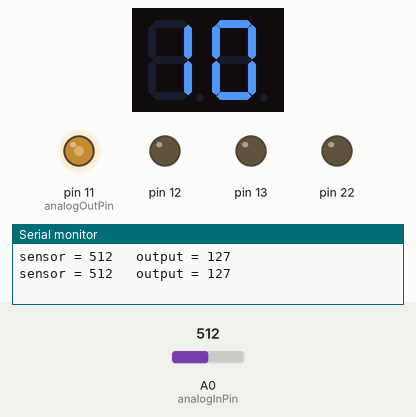
Simulated run of this sketch. Board: Arduino Uno, built with avr-gcc and run on an emulated ATmega328P. On the bench: 2-digit seven-segment display, output pins drawn as LEDs (lit = HIGH), the last lines printed to the serial monitor. Wiring (inferred from the names in the program): 2-digit 7-segment display, segments lit when LOW: segments pin 2, pin 3, pin 4, pin 5, pin 6, pin 7, pin 8; digit selects pin 9, pin 10. Inputs (shaded band) come from the test bench; at power-on: A0 (analogInPin) = 512. The segment pins are drawn as the display they are named for; pins used as bus, display or sensor lines are not drawn.

Above: at 2.4 s.
2.5 s: A0 (analogInPin) set to 716
At 4.3 s:
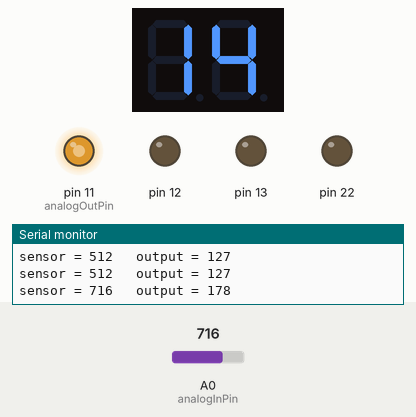
4.7 s: A0 (analogInPin) set to 936
At 6.3 s:
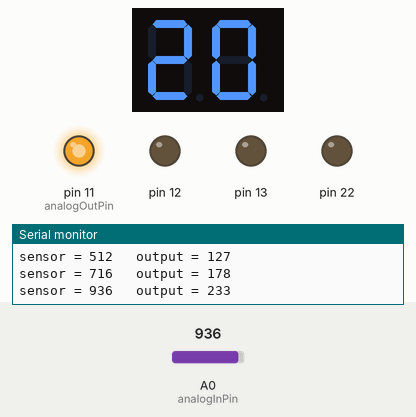
6.9 s: A0 (analogInPin) set to 241
At 9.0 s:
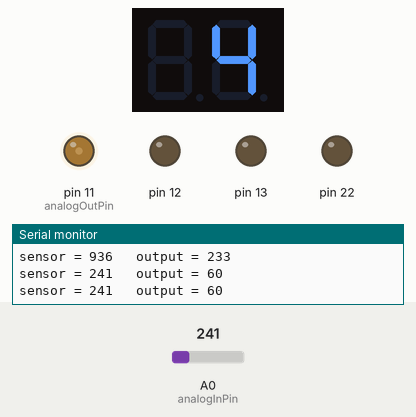
9.6 s: A0 (analogInPin) set to 0
At 10.2 s:
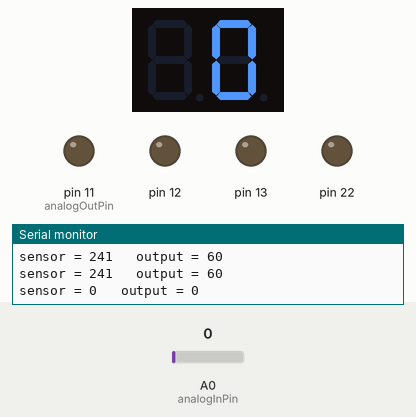
Timing chart, 0 to 12.6 s (numbered marks = the images above; inputs shaded):
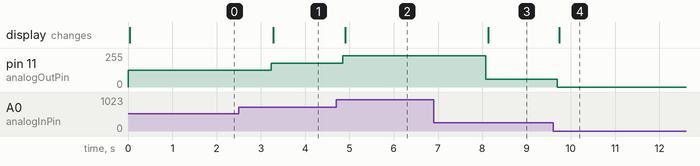

Measured:
- after the input at 2.5 s, pin 11 (analogOutPin): 127/255 → 178/255 after 0.73 s; the display: changes after 0.78 s (image 1)
- after the input at 4.7 s, pin 11 (analogOutPin): 178/255 → 233/255 after 0.15 s; the display: changes after 0.20 s (image 2)
- after the input at 6.9 s, pin 11 (analogOutPin): 233/255 → 60/255 after 1.2 s; the display: changes after 1.2 s (image 3)
- after the input at 9.6 s, pin 11 (analogOutPin): 60/255 → 0/255 after 0.09 s; the display: changes after 0.14 s (image 4)

The sketch:

ldr_display_copy_20230201134626.ino
```cpp
const int analogInPin = A0;  // Analog input pin that the potentiometer is attached to
const int analogOutPin = 11;  // Analog output pin that the LED is attached to

int sensorValue = 0;  // value read from the pot
int outputValue = 0;  // value output to the PWM (analog out)

int valor=0;
const int pins[7] = { 2, 3, 4, 5, 6, 7, 8 };

//Declaramos los numeros para el ánodo común
const byte numbersDisplayAnode[10] = {0b1000000,     //0
                            0b1111001,          //1
                            0b0100100,          //2
                            0b0110000,          //3
                            0b0011001,          //4
                            0b0010010,          //5
                            0b0000010,          //6
                            0b1111000,          //7
                            0b0000000,          //8
                            0b0010000};         //9

const int nbrDigits = 2;
//                         digits 1   2
const int digitPins[nbrDigits] = {9,10};

void setup() {
  Serial.begin(9600);
    for(int i = 0; i < 8; i++) {
    pinMode(pins[i], OUTPUT);
    }

    for(int i = 0; i < nbrDigits; i++) {
    pinMode(digitPins[i], OUTPUT);
    }
}

void loop() {
  // read the analog in value:
  sensorValue = analogRead(analogInPin);
  // map it to the range of the analog out:
  outputValue = map(sensorValue, 0, 1023, 0, 255);
  // change the analog out value:
  analogWrite(analogOutPin, outputValue);

  // print the results to the Serial Monitor:
  Serial.print("sensor = ");
  Serial.print(sensorValue);
  Serial.print("\t output = ");
  Serial.println(outputValue);

// Rango 21
  if (sensorValue>926) {
    valor=20;
    }


// Rango 20
  if (sensorValue>901& sensorValue<925 ) {
    valor=19;
    }

// Rango 19
 if (sensorValue>851 & sensorValue<900 ) {
    valor=18;
    }

    // Rango 18
 if (sensorValue>726 & sensorValue<850 ) {
    valor=17;
    }

    // Rango 17
 if (sensorValue>801 & sensorValue<825 ) {
    valor=16;
    }


// Rango 16
 if (sensorValue>751 & sensorValue<800 ) {
    valor=15;
    }

// Rango 15
 if (sensorValue>701 & sensorValue<750 ) {
    valor=14;
    }

// Rango 14
 if (sensorValue>651 & sensorValue<700 ) {
    valor=13;
    }

// Rango 13
 if (sensorValue>601 & sensorValue<650 ) {
    valor=12;
    }
// Rango 12
 if (sensorValue>551 & sensorValue<600 ) {
    valor=11;
    }

// Rango 11
 if (sensorValue>501 & sensorValue<550 ) {
    valor=10;
    }

// Rango 10
 if (sensorValue>451 & sensorValue<500 ) {
    valor=9;
    }

// Rango 9
 if (sensorValue>401 & sensorValue<450 ) {
    valor=8;
    }

// Rango 8
 if (sensorValue>351 & sensorValue<400 ) {
    valor=7;
    }


// Rango 7
 if (sensorValue>301 & sensorValue<350 ) {
    valor=6;
    }

// Rango 6
 if (sensorValue>251 & sensorValue<300 ) {
    valor=5;
    }

// Rango 5
 if (sensorValue>201 & sensorValue<250 ) {
    valor=4;
    }

// Rango 4
 if (sensorValue>151 & sensorValue<200 ) {
    valor=3;
    }

// Rango 3
 if (sensorValue>101 & sensorValue<150 ) {
    valor=2;
    }

// Rango 2
 if (sensorValue>51 & sensorValue<100 ) {
    valor=1;
    }

// Rango 1
    if (sensorValue<50) {
    valor=0;
    }


    for(int i = 0; i <  100; i++ ){
    showNumber(valor);
    //delay(1);
    }

}

void showNumber(int number) {
    if(number == 0) {
    showDigit(0, nbrDigits-1);
    } else {
    for(int digit = nbrDigits-1; digit >= 0; digit--) {
        if(number > 0) {
        showDigit(number % 10, digit);
        number = number / 10;
        }
    }
    }
}

void showDigit(int number, int digit) {
    digitalWrite(digitPins[digit], HIGH);
    byte numberBit = numbersDisplayAnode[number];
    for (int i = 0; i < 7; i++)  {
    int bit = bitRead(numberBit, i);
    digitalWrite(pins[i], bit);
    }
    delay(8);
    digitalWrite(digitPins[digit], LOW);
}
```
